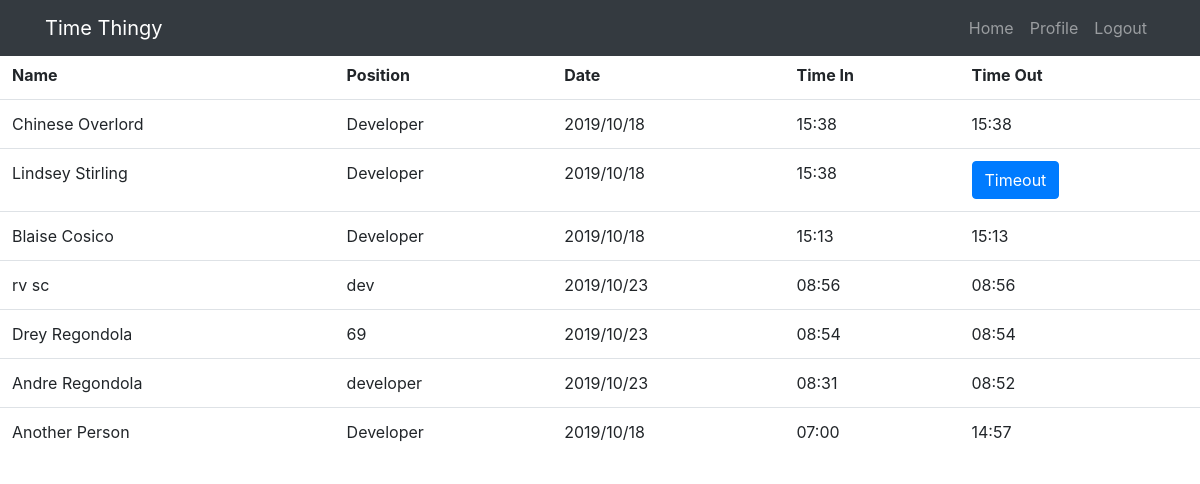
Screenshot of /home (signed in) with the database file from the repository.
### timesheet/models.py (models this page shows, shortened)
class Daily(db.Model):
    id = db.Column(db.Integer, primary_key=True)
    date_today = db.Column(db.DateTime, nullable=False, default=date.today) #default=datetime.utcnow
    time_in = db.Column(db.String(20), nullable=True) #SQLite DateTime type only accepts Python datetime and date objects as input.
    time_out = db.Column(db.String(20), nullable=True)
    user_id = db.Column(db.String, db.ForeignKey('user.username'), nullable=False)

class User(db.Model, UserMixin):
    id = db.Column(db.Integer, primary_key=True)
    name = db.Column(db.String(120), unique=True, nullable=False) #Blaise Cosico
    username = db.Column(db.String(20), unique=True, nullable=False) #C81440
    email = db.Column(db.String(120), unique=True, nullable=False)
    position = db.Column(db.String(120), nullable=False)
    password = db.Column(db.String(60), nullable=False)
    daily = db.relationship('Daily', backref='employee', lazy=True) #fix naming convention

### timesheet/main/routes.py (the view)
@main.route('/')
@main.route('/home')
def home():
    daily = Daily.query.order_by(Daily.time_in.desc()) #.paginate(page=page, per_page=5)
    return render_template('homepage.html', title='Homepage', daily=daily)

### timesheet/models.py (called while the page is built)
@login_manager.user_loader
def load_user(user_id):
    return User.query.get(int(user_id))

### timesheet/templates/homepage.html
{% extends "layout.html" %}
{% block content %}
    <div class="table table-responsive" style="padding-top: 50px">
        <table class="table table-hover" style="width:100%">
            <tr>
                <th>Name</th>
                <th>Position</th>
                <th>Date</th>
                <th>Time In</th>
                <th>Time Out</th>
            </tr>
        {% for day in daily %}
            <tr>
                <td>{{ day.employee.name }}</td>
                <td>{{ day.employee.position }}</td>
                <td>{{ day.date_today.strftime("%Y/%m/%d") }}</td>
                <td>{{ day.time_in }}</td>
                {% if day.time_out %}
                    <td>{{ day.time_out }}</td>
                {% else %}
                    <td><a href="{{ url_for('users.time_out') }}" role='button' class="btn btn-primary">Timeout</a></td>
                {% endif %}
            </tr>
        {% endfor %}
        </table>
    </div>
{% endblock content %}

### rows the page displays
Daily: employee.name "Chinese Overlord", employee.position "Developer", date_today "2019/10/18", time_in "15:38", time_out "15:38"
Daily: employee.name "Lindsey Stirling", employee.position "Developer", date_today "2019/10/18", time_in "15:38"
Daily: employee.name "Blaise Cosico", employee.position "Developer", date_today "2019/10/18", time_in "15:13", time_out "15:13"
Daily: employee.name "rv sc", employee.position "dev", date_today "2019/10/23", time_in "08:56", time_out "08:56"
Daily: employee.name "Drey Regondola", employee.position "69", date_today "2019/10/23", time_in "08:54", time_out "08:54"
Daily: employee.name "Andre Regondola", employee.position "developer", date_today "2019/10/23", time_in "08:31", time_out "08:52"
Daily: employee.name "Another Person", employee.position "Developer", date_today "2019/10/18", time_in "07:00", time_out "14:57"
